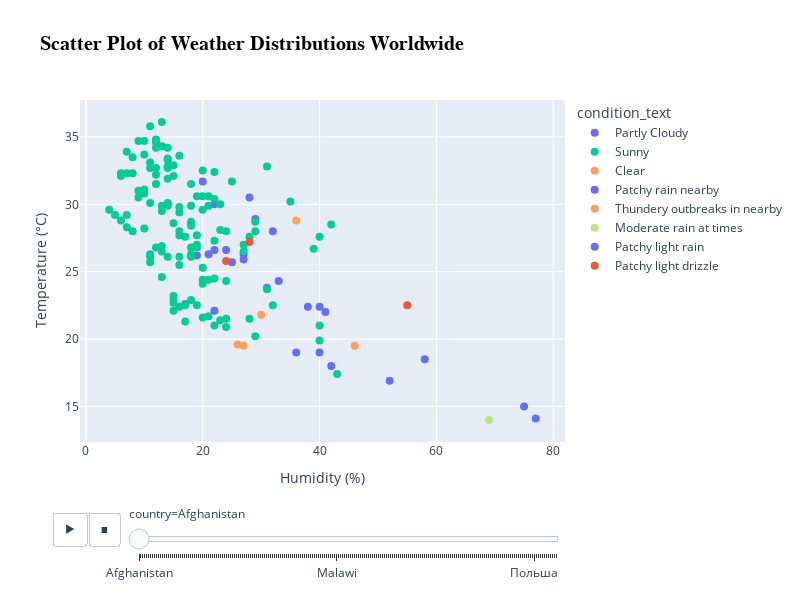

Source (notebook cell):
### Code cell
#Calling the function to plot the Scatter graph
plot_scatter_plot()
